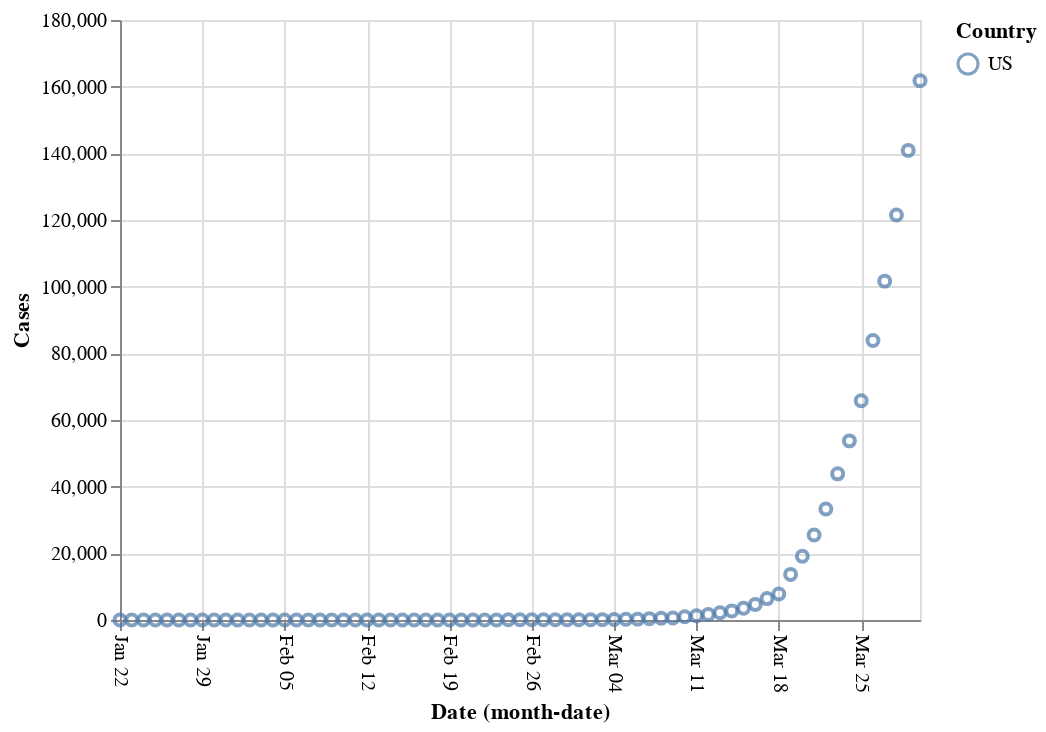

Source (notebook cell):
### Code cell
alt.Chart(grouped[grouped.Country.isin(['US'])]).mark_point().encode(x=alt.X('monthdate(Date)', 
                                                  axis=alt.Axis(labelAngle=90)), 
                                         y='Cases', color='Country')

### Figure 1 — Vega-Lite specification as saved in the notebook (floating-point values rounded to 4 significant figures)
{"config": {"view": {"continuousWidth": 400, "continuousHeight": 300}}, "data": {"name": "data-a9c5f29eefd299e73e3a4baf2c6ee4d6"}, "mark": "point", "encoding": {"color": {"type": "nominal", "field": "Country"}, "x": {"type": "temporal", "axis": {"labelAngle": 90}, "field": "Date", "timeUnit": "monthdate"}, "y": {"type": "quantitative", "field": "Cases"}}, "$schema": "https://vega.github.io/schema/vega-lite/v4.0.2.json", "datasets": {"data-a9c5f29eefd299e73e3a4baf2c6ee4d6": [{"Date": "2020-01-22T00:00:00", "Country": "US", "Cases": 1}, {"Date": "2020-01-23T00:00:00", "Country": "US", "Cases": 1}, {"Date": "2020-01-24T00:00:00", "Country": "US", "Cases": 2}, {"Date": "2020-01-25T00:00:00", "Country": "US", "Cases": 2}, {"Date": "2020-01-26T00:00:00", "Country": "US", "Cases": 5}, {"Date": "2020-01-27T00:00:00", "Country": "US", "Cases": 5}, {"Date": "2020-01-28T00:00:00", "Country": "US", "Cases": 5}, {"Date": "2020-01-29T00:00:00", "Country": "US", "Cases": 5}, {"Date": "2020-01-30T00:00:00", "Country": "US", "Cases": 5}, {"Date": "2020-01-31T00:00:00", "Country": "US", "Cases": 7}, {"Date": "2020-02-01T00:00:00", "Country": "US", "Cases": 8}, {"Date": "2020-02-02T00:00:00", "Country": "US", "Cases": 8}, {"Date": "2020-02-03T00:00:00", "Country": "US", "Cases": 11}, {"Date": "2020-02-04T00:00:00", "Country": "US", "Cases": 11}, {"Date": "2020-02-05T00:00:00", "Country": "US", "Cases": 11}, {"Date": "2020-02-06T00:00:00", "Country": "US", "Cases": 11}, {"Date": "2020-02-07T00:00:00", "Country": "US", "Cases": 11}, {"Date": "2020-02-08T00:00:00", "Country": "US", "Cases": 11}, {"Date": "2020-02-09T00:00:00", "Country": "US", "Cases": 11}, {"Date": "2020-02-10T00:00:00", "Country": "US", "Cases": 11}, {"Date": "2020-02-11T00:00:00", "Country": "US", "Cases": 12}, {"Date": "2020-02-12T00:00:00", "Country": "US", "Cases": 12}, {"Date": "2020-02-13T00:00:00", "Country": "US", "Cases": 13}, {"Date": "2020-02-14T00:00:00", "Country": "US", "Cases": 13}, {"Date": "2020-02-15T00:00:00", "Country": "US", "Cases": 13}, {"Date": "2020-02-16T00:00:00", "Country": "US", "Cases": 13}, {"Date": "2020-02-17T00:00:00", "Country": "US", "Cases": 13}, {"Date": "2020-02-18T00:00:00", "Country": "US", "Cases": 13}, {"Date": "2020-02-19T00:00:00", "Country": "US", "Cases": 13}, {"Date": "2020-02-20T00:00:00", "Country": "US", "Cases": 13}, {"Date": "2020-02-21T00:00:00", "Country": "US", "Cases": 15}, {"Date": "2020-02-22T00:00:00", "Country": "US", "Cases": 15}, {"Date": "2020-02-23T00:00:00", "Country": "US", "Cases": 15}, {"Date": "2020-02-24T00:00:00", "Country": "US", "Cases": 51}, {"Date": "2020-02-25T00:00:00", "Country": "US", "Cases": 51}, {"Date": "2020-02-26T00:00:00", "Country": "US", "Cases": 57}, {"Date": "2020-02-27T00:00:00", "Country": "US", "Cases": 58}, {"Date": "2020-02-28T00:00:00", "Country": "US", "Cases": 60}, {"Date": "2020-02-29T00:00:00", "Country": "US", "Cases": 68}, {"Date": "2020-03-01T00:00:00", "Country": "US", "Cases": 74}, {"Date": "2020-03-02T00:00:00", "Country": "US", "Cases": 98}, {"Date": "2020-03-03T00:00:00", "Country": "US", "Cases": 118}, {"Date": "2020-03-04T00:00:00", "Country": "US", "Cases": 149}, {"Date": "2020-03-05T00:00:00", "Country": "US", "Cases": 217}, {"Date": "2020-03-06T00:00:00", "Country": "US", "Cases": 262}, {"Date": "2020-03-07T00:00:00", "Country": "US", "Cases": 402}, {"Date": "2020-03-08T00:00:00", "Country": "US", "Cases": 518}, {"Date": "2020-03-09T00:00:00", "Country": "US", "Cases": 583}, {"Date": "2020-03-10T00:00:00", "Country": "US", "Cases": 959}, {"Date": "2020-03-11T00:00:00", "Country": "US", "Cases": 1281}, {"Date": "2020-03-12T00:00:00", "Country": "US", "Cases": 1663}, {"Date": "2020-03-13T00:00:00", "Country": "US", "Cases": 2179}, {"Date": "2020-03-14T00:00:00", "Country": "US", "Cases": 2727}, {"Date": "2020-03-15T00:00:00", "Country": "US", "Cases": 3499}, {"Date": "2020-03-16T00:00:00", "Country": "US", "Cases": 4632}, {"Date": "2020-03-17T00:00:00", "Country": "US", "Cases": 6421}, {"Date": "2020-03-18T00:00:00", "Country": "US", "Cases": 7783}, {"Date": "2020-03-19T00:00:00", "Country": "US", "Cases": 13677}, {"Date": "2020-03-20T00:00:00", "Country": "US", "Cases": 19100}, {"Date": "2020-03-21T00:00:00", "Country": "US", "Cases": 25489}, {"Date": "2020-03-22T00:00:00", "Country": "US", "Cases": 33276}, {"Date": "2020-03-23T00:00:00", "Country": "US", "Cases": 43847}, {"Date": "2020-03-24T00:00:00", "Country": "US", "Cases": 53740}, {"Date": "2020-03-25T00:00:00", "Country": "US", "Cases": 65778}, {"Date": "2020-03-26T00:00:00", "Country": "US", "Cases": 83836}, {"Date": "2020-03-27T00:00:00", "Country": "US", "Cases": 101657}, {"Date": "2020-03-28T00:00:00", "Country": "US", "Cases": 121478}, {"Date": "2020-03-29T00:00:00", "Country": "US", "Cases": 140886}, {"Date": "2020-03-30T00:00:00", "Country": "US", "Cases": 161807}]}}
